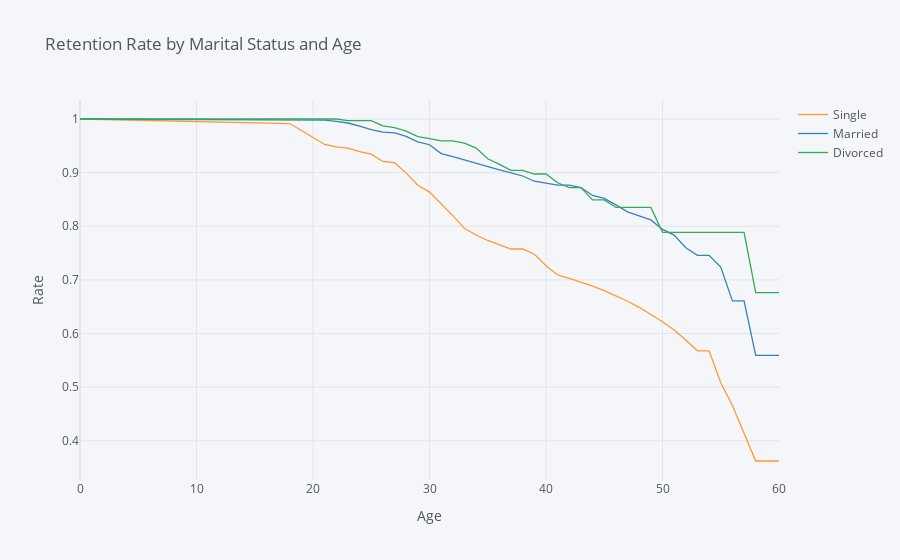

Notebook source saved alongside this figure:
### Markdown cell above
## 5. Let's also look at the marital status curves by employee age. Generate and plot the survival curves showing retention rates by marital status and age.

### Code cell
employee_age = survival(data,'MaritalStatus','Age','Attrition')
employee_age.iplot(kind='line',xTitle='Age',yTitle='Rate', 
                     title='Retention Rate by Marital Status and Age')

### Figure 1 — Plotly figure (JSON) as saved in the notebook; plotly's stock layout.template omitted (floating-point values rounded to 4 significant figures)
{"data": [{"line": {"color": "rgba(255, 153, 51, 1.0)", "dash": "solid", "shape": "linear", "width": 1.3}, "mode": "lines", "name": "Single", "text": "", "type": "scatter", "x": [0, 18, 19, 20, 21, 22, 23, 24, 25, 26, 27, 28, 29, 30, 31, 32, 33, 34, 35, 36, 37, 38, 39, 40, 41, 42, 43, 44, 45, 46, 47, 48, 49, 50, 51, 52, 53, 54, 55, 56, 57, 58, 59, 60], "y": [1, 0.9915, 0.9786, 0.9657, 0.9525, 0.9481, 0.9459, 0.9391, 0.9346, 0.9208, 0.9185, 0.899, 0.8765, 0.8636, 0.8421, 0.8198, 0.7961, 0.7837, 0.7734, 0.7659, 0.7575, 0.7575, 0.7477, 0.7263, 0.709, 0.7027, 0.6957, 0.6882, 0.6799, 0.6705, 0.6601, 0.6488, 0.636, 0.6219, 0.6064, 0.588, 0.5677, 0.5677, 0.508, 0.4656, 0.4139, 0.3622, 0.3622, 0.3622]}, {"line": {"color": "rgba(55, 128, 191, 1.0)", "dash": "solid", "shape": "linear", "width": 1.3}, "mode": "lines", "name": "Married", "text": "", "type": "scatter", "x": [0, 18, 19, 20, 21, 22, 23, 24, 25, 26, 27, 28, 29, 30, 31, 32, 33, 34, 35, 36, 37, 38, 39, 40, 41, 42, 43, 44, 45, 46, 47, 48, 49, 50, 51, 52, 53, 54, 55, 56, 57, 58, 59, 60], "y": [1, 0.9978, 0.9978, 0.9978, 0.9978, 0.9955, 0.9925, 0.9865, 0.9804, 0.9757, 0.9741, 0.9675, 0.9573, 0.952, 0.9355, 0.9297, 0.9235, 0.9171, 0.9103, 0.9052, 0.8996, 0.8937, 0.884, 0.8805, 0.8766, 0.8766, 0.8721, 0.8574, 0.8521, 0.8399, 0.8267, 0.8195, 0.8118, 0.7941, 0.7835, 0.7598, 0.7457, 0.7457, 0.7238, 0.6608, 0.6608, 0.5592, 0.5592, 0.5592]}, {"line": {"color": "rgba(50, 171, 96, 1.0)", "dash": "solid", "shape": "linear", "width": 1.3}, "mode": "lines", "name": "Divorced", "text": "", "type": "scatter", "x": [0, 18, 19, 20, 21, 22, 23, 24, 25, 26, 27, 28, 29, 30, 31, 32, 33, 34, 35, 36, 37, 38, 39, 40, 41, 42, 43, 44, 45, 46, 47, 48, 49, 50, 51, 52, 53, 54, 55, 56, 57, 58, 59, 60], "y": [1, 1, 1, 1, 1, 1, 0.9969, 0.9969, 0.9969, 0.9873, 0.9841, 0.9774, 0.967, 0.9633, 0.9594, 0.9594, 0.955, 0.9458, 0.9258, 0.9153, 0.9041, 0.9041, 0.8974, 0.8974, 0.8811, 0.8719, 0.8719, 0.849, 0.849, 0.8351, 0.8351, 0.8351, 0.8351, 0.7887, 0.7887, 0.7887, 0.7887, 0.7887, 0.7887, 0.7887, 0.7887, 0.676, 0.676, 0.676]}], "layout": {"legend": {"bgcolor": "#F5F6F9", "font": {"color": "#4D5663"}}, "paper_bgcolor": "#F5F6F9", "plot_bgcolor": "#F5F6F9", "title": {"font": {"color": "#4D5663"}, "text": "Retention Rate by Marital Status and Age"}, "xaxis": {"gridcolor": "#E1E5ED", "showgrid": true, "tickfont": {"color": "#4D5663"}, "title": {"font": {"color": "#4D5663"}, "text": "Age"}, "zerolinecolor": "#E1E5ED"}, "yaxis": {"gridcolor": "#E1E5ED", "showgrid": true, "tickfont": {"color": "#4D5663"}, "title": {"font": {"color": "#4D5663"}, "text": "Rate"}, "zerolinecolor": "#E1E5ED"}}}
